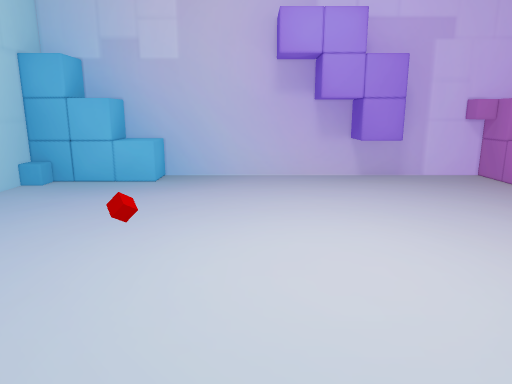
View 1 (above)

12 first-person views from a walk through a Unity game level. The camera is 1.3 m above the floor, tilts 12° down and sees 70° across. The floor is counted in squares, 0.5 m on a side. Each view is taken from the middle of a square. On the plan, view 1 faces up. The plan holds only what a view shows up to about 20 squares ahead; the rest is blank. The player is left out.

View 2
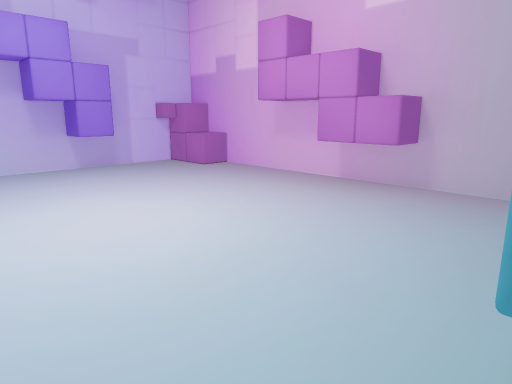

View 3
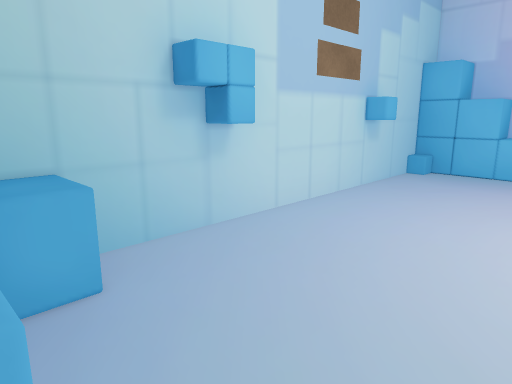

View 4
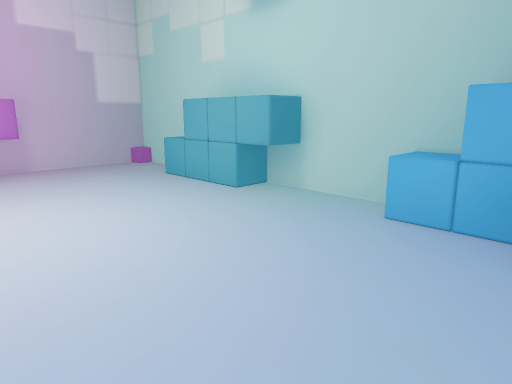

View 5
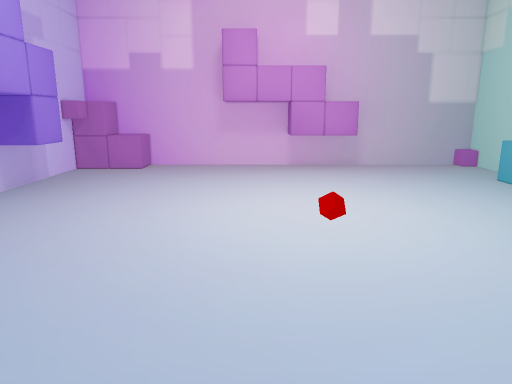

View 6
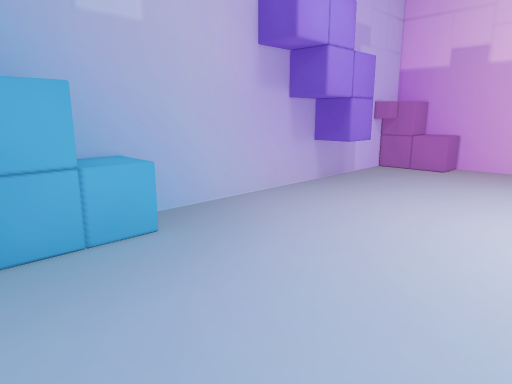

View 7
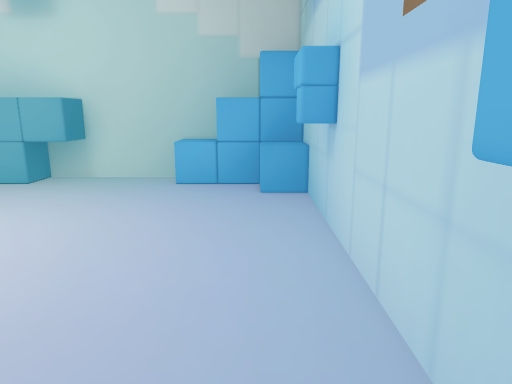

View 8
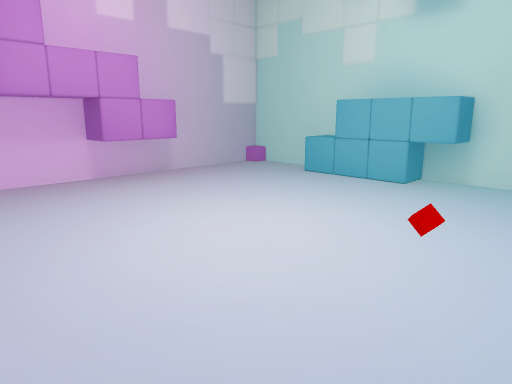

View 9
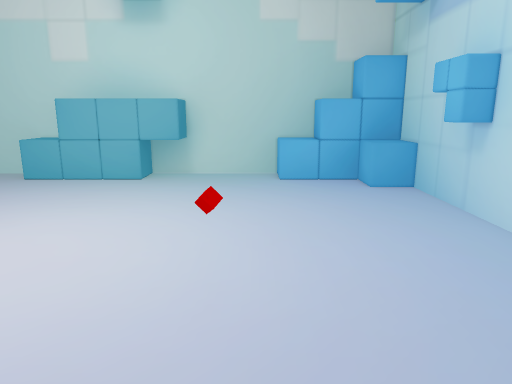

View 10
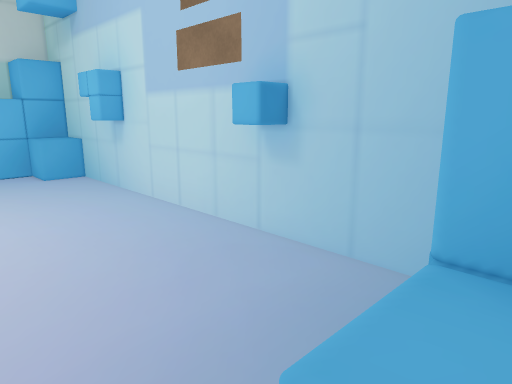

View 11
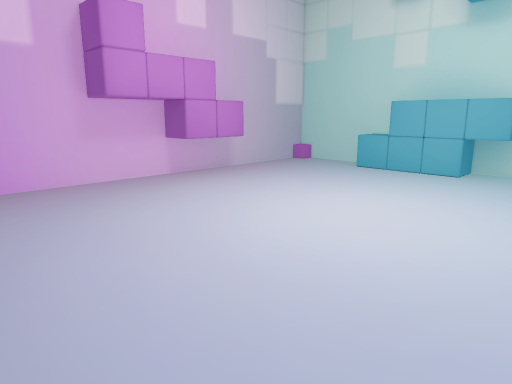

View 12
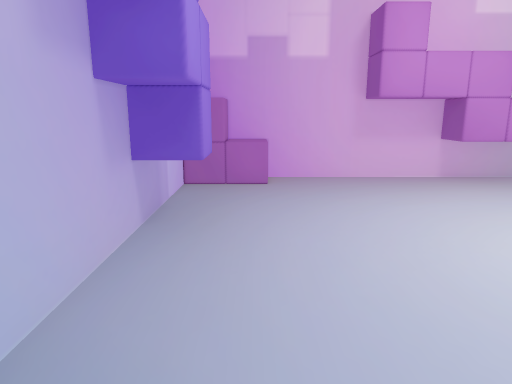

### Floor plan
Key: @ floor where view 1 was taken; # wall or solid block; . floor; ^ raised ledge; C red cube.
Columns run from 9 left of view 1 to 11 right of it. Each row starts with its distance up from view 1.
 16    #^########  #####
 15   ##^^.....#####..###
 14 ####^^......####...##
 13 #..................^^
 12 #...................#
 11 #...................#
 10 ##..................#
  9 ##.................##
  8 #..................##
  7 #..................#
  6 #......C...........#
  5 #..................#
  4 #..................#
  3 ##.................##
  2 ##.................##
  1 ##..................#
  0 #........@..........#
 -1 #^..................#
 -2 ^^^.................#
 -3 ####^^...######^....#
 -4   ##^^#####  ##^#####

Where each view was taken, in squares from view 1:
view 1: 0 up, 0 right, facing up
view 2: 3 down, 2 left, facing up-right
view 3: 3 down, 2 left, facing up-left
view 4: 6 up, 8 left, facing down-right
view 5: 7 up, 8 left, facing right
view 6: 7 up, 8 left, facing up-right
view 7: 11 up, 7 left, facing down
view 8: 11 up, 4 left, facing down-right
view 9: 12 up, 3 left, facing down
view 10: 15 up, 3 left, facing down-left
view 11: 14 up, 3 left, facing down-right
view 12: 13 up, 4 left, facing right
